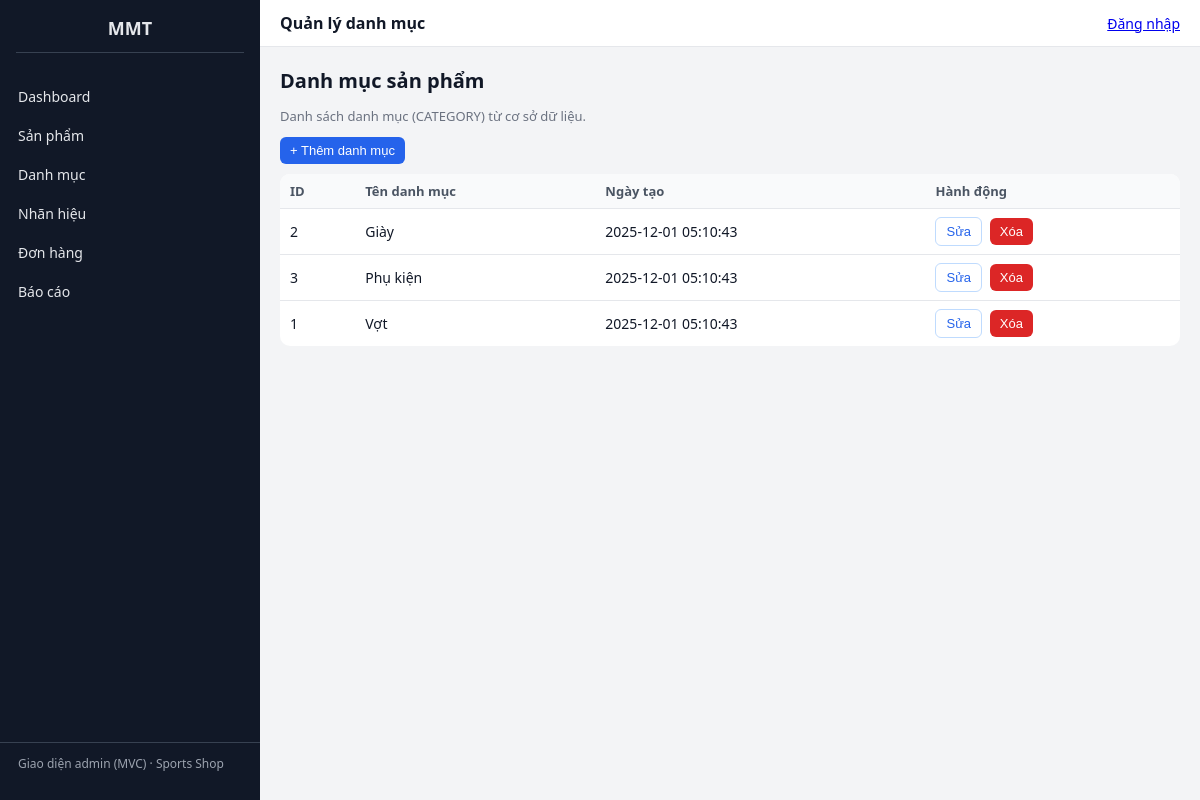
/admin.php?c=category&a=index, run on the app's committed database.
### tables this page shows
CREATE TABLE category (
  id          INT AUTO_INCREMENT PRIMARY KEY,
  name        VARCHAR(100) NOT NULL,
  created_at  DATETIME NOT NULL DEFAULT CURRENT_TIMESTAMP,
  updated_at  DATETIME NOT NULL DEFAULT CURRENT_TIMESTAMP ON UPDATE CURRENT_TIMESTAMP
);

### app/controllers/admin/AdminCategoryController.php (called while the page is built, shortened)
<?php
require_once __DIR__ . '/../../models/Category.php';
class AdminCategoryController extends Controller
{
    public function index()
    {
        $model      = new Category();
        $categories = $model->getAll();
        $this->render(
            'admin/category/index',
            [
                'pageTitle'  => 'Quản lý danh mục',
                'categories' => $categories,
            ],
            'admin'
        );
    }
}

### app/core/Router.php (called while the page is built, shortened)
<?php
class Router
{
    public static function dispatch(array $routes, string $defaultController, string $defaultAction)
    {
        $actionName    = $_GET['a'] ?? $defaultAction;
        $controller = new $className();
        $controller->$actionName();
    }
}

### public/admin.php (called while the page is built)
<?php
require_once __DIR__ . '/../app/core/Router.php';
$routes = [
    'dashboard' => 'admin/AdminDashboardController',
    'product'   => 'admin/AdminProductController',
    'category'  => 'admin/AdminCategoryController',
    'brand'     => 'admin/AdminBrandController',
    'order'     => 'admin/AdminOrderController',
    'report'    => 'admin/AdminReportController',
];
Router::dispatch($routes, 'dashboard', 'index');

### app/config/db.php (called while the page is built)
<?php
class Database
{
    private static ?PDO $instance = null;
    public static function getConnection(): PDO
    {
        if (self::$instance === null) {
            $host = 'localhost';
            $port = '3306';
            $db   = 'sports_shop';
            $user = 'root';
            $pass = '';
            $dsn = "mysql:host=$host;port=$port;dbname=$db;charset=utf8mb4";
            self::$instance = new PDO($dsn, $user, $pass, [
                PDO::ATTR_ERRMODE            => PDO::ERRMODE_EXCEPTION,
                PDO::ATTR_DEFAULT_FETCH_MODE => PDO::FETCH_ASSOC,
            ]);
        }
        return self::$instance;
    }
}

### app/models/BaseModel.php (called while the page is built, shortened)
<?php
require_once __DIR__ . '/../config/db.php';
class BaseModel
{
    public function __construct()
    {
        $this->db = Database::getConnection();
    }
}

### app/models/Category.php (called while the page is built, shortened)
<?php
require_once __DIR__ . '/BaseModel.php';
class Category extends BaseModel
{
    public function getAll(): array
    {
        $sql = "SELECT * FROM category ORDER BY name";
        return $this->db->query($sql)->fetchAll();
    }
}

### app/views/admin/category/index.php (the view, shortened to what this page needs)
<h2>Danh mục sản phẩm</h2>
<p class="muted">Danh sách danh mục (CATEGORY) từ cơ sở dữ liệu.</p>
<div class="form-actions" style="justify-content:flex-start; margin-bottom:10px;">
    <button class="btn btn-primary"
            onclick="window.location='admin.php?c=category&a=create'">
        + Thêm danh mục
    </button>
</div>
<div style="overflow-x:auto;">
    <table>
        <thead>
        <tr>
            <th>ID</th>
            <th>Tên danh mục</th>
            <th>Ngày tạo</th>
            <th>Hành động</th>
        </tr>
        </thead>
        <tbody>
        <?php if (!empty($categories)): ?>
            <?php foreach ($categories as $c): ?>
                <tr>
                    <td><?php echo $c['id']; ?></td>
                    <td><?php echo htmlspecialchars($c['name']); ?></td>
                    <td><?php echo $c['created_at']; ?></td>
                    <td>
                        <button class="btn btn-outline"
                                onclick="window.location='admin.php?c=category&a=edit&id=<?php echo $c['id']; ?>'">
                            Sửa
                        </button>
                        <button class="btn btn-danger"
                                onclick="if(confirm('Xóa danh mục <?php echo htmlspecialchars($c['name']); ?>?')) window.location='admin.php?c=category&a=delete&id=<?php echo $c['id']; ?>';">
                            Xóa
                        </button>
                    </td>
                </tr>
            <?php endforeach; ?>
        <?php else: ?>
            <tr><td colspan="4">Chưa có danh mục nào.</td></tr>
        <?php endif; ?>
        </tbody>
    </table>
</div>

### public/assets/css/admin.css (style rules this page uses)
* { box-sizing: border-box; }
body { margin: 0; font-family: system-ui, -apple-system, BlinkMacSystemFont, "Segoe UI", sans-serif; background: #f3f4f6; color: #111827; }
h2 { margin-top: 0; font-size: 20px; margin-bottom: 12px; }
.muted { font-size: 13px; color: #6b7280; margin-bottom: 10px; }
table { width: 100%; border-collapse: collapse; background: #ffffff; border-radius: 10px; overflow: hidden; font-size: 14px; }
thead { background: #f9fafb; }
th, td { padding: 8px 10px; border-bottom: 1px solid #e5e7eb; text-align: left; }
th { font-weight: 600; color: #4b5563; font-size: 13px; }
tr:last-child td { border-bottom: none; }
.btn { display: inline-flex; align-items: center; justify-content: center; padding: 6px 10px; border-radius: 6px; border: none; font-size: 13px; cursor: pointer; white-space: nowrap; }
.btn + .btn { margin-left: 4px; }
.btn-primary { background: #2563eb; color: #fff; }
.btn-outline { background: transparent; color: #2563eb; border: 1px solid #bfdbfe; }
.btn-danger { background: #dc2626; color: #fff; }
.form-actions { margin-top: 12px; display: flex; justify-content: flex-end; gap: 8px; }

### data on the page
category: id "2", name "Giày", created_at "2025-12-01 05:10:43"
category: id "3", name "Phụ kiện", created_at "2025-12-01 05:10:43"
category: id "1", name "Vợt", created_at "2025-12-01 05:10:43"

### other printed values
$pageTitle "Quản lý danh mục"
